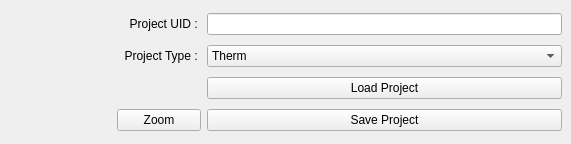
<?xml version="1.0" encoding="UTF-8"?>
<ui version="4.0">
 <class>SensehawkQCDockWidgetBase</class>
 <widget class="QDockWidget" name="SensehawkQCDockWidgetBase">
  <property name="geometry">
   <rect>
    <x>0</x>
    <y>0</y>
    <width>571</width>
    <height>144</height>
   </rect>
  </property>
  <property name="sizePolicy">
   <sizepolicy hsizetype="Fixed" vsizetype="Fixed">
    <horstretch>0</horstretch>
    <verstretch>0</verstretch>
   </sizepolicy>
  </property>
  <property name="windowTitle">
   <string>SenseHawk QC</string>
  </property>
  <widget class="QWidget" name="dockWidgetContents">
   <layout class="QGridLayout" name="gridLayout">
    <item row="0" column="0" colspan="2">
     <widget class="QLabel" name="label">
      <property name="minimumSize">
       <size>
        <width>174</width>
        <height>0</height>
       </size>
      </property>
      <property name="text">
       <string>Project UID : </string>
      </property>
      <property name="alignment">
       <set>Qt::AlignRight|Qt::AlignTrailing|Qt::AlignVCenter</set>
      </property>
     </widget>
    </item>
    <item row="0" column="2">
     <widget class="QLineEdit" name="projectUid">
      <property name="sizePolicy">
       <sizepolicy hsizetype="Expanding" vsizetype="Fixed">
        <horstretch>0</horstretch>
        <verstretch>0</verstretch>
       </sizepolicy>
      </property>
      <property name="minimumSize">
       <size>
        <width>355</width>
        <height>0</height>
       </size>
      </property>
      <property name="text">
       <string/>
      </property>
      <property name="clearButtonEnabled">
       <bool>true</bool>
      </property>
     </widget>
    </item>
    <item row="1" column="1">
     <widget class="QLabel" name="label_2">
      <property name="text">
       <string>  Project Type : </string>
      </property>
      <property name="alignment">
       <set>Qt::AlignRight|Qt::AlignTrailing|Qt::AlignVCenter</set>
      </property>
     </widget>
    </item>
    <item row="1" column="2">
     <widget class="QComboBox" name="projectType">
      <property name="enabled">
       <bool>true</bool>
      </property>
      <property name="acceptDrops">
       <bool>false</bool>
      </property>
      <property name="autoFillBackground">
       <bool>false</bool>
      </property>
      <property name="editable">
       <bool>false</bool>
      </property>
      <property name="currentText">
       <string>Therm</string>
      </property>
      <property name="insertPolicy">
       <enum>QComboBox::NoInsert</enum>
      </property>
      <property name="sizeAdjustPolicy">
       <enum>QComboBox::AdjustToContentsOnFirstShow</enum>
      </property>
      <item>
       <property name="text">
        <string>Therm</string>
       </property>
      </item>
      <item>
       <property name="text">
        <string>Terra</string>
       </property>
      </item>
     </widget>
    </item>
    <item row="2" column="2">
     <widget class="QPushButton" name="loadProject">
      <property name="sizePolicy">
       <sizepolicy hsizetype="Expanding" vsizetype="Fixed">
        <horstretch>0</horstretch>
        <verstretch>0</verstretch>
       </sizepolicy>
      </property>
      <property name="text">
       <string>Load Project</string>
      </property>
     </widget>
    </item>
    <item row="3" column="0">
     <spacer name="horizontalSpacer">
      <property name="orientation">
       <enum>Qt::Horizontal</enum>
      </property>
      <property name="sizeHint" stdset="0">
       <size>
        <width>108</width>
        <height>20</height>
       </size>
      </property>
     </spacer>
    </item>
    <item row="3" column="1">
     <widget class="QPushButton" name="zbutton">
      <property name="text">
       <string>Zoom</string>
      </property>
     </widget>
    </item>
    <item row="3" column="2">
     <widget class="QPushButton" name="saveProject">
      <property name="sizePolicy">
       <sizepolicy hsizetype="Expanding" vsizetype="Fixed">
        <horstretch>0</horstretch>
        <verstretch>0</verstretch>
       </sizepolicy>
      </property>
      <property name="text">
       <string>Save Project</string>
      </property>
     </widget>
    </item>
   </layout>
  </widget>
 </widget>
 <resources/>
 <connections/>
</ui>
